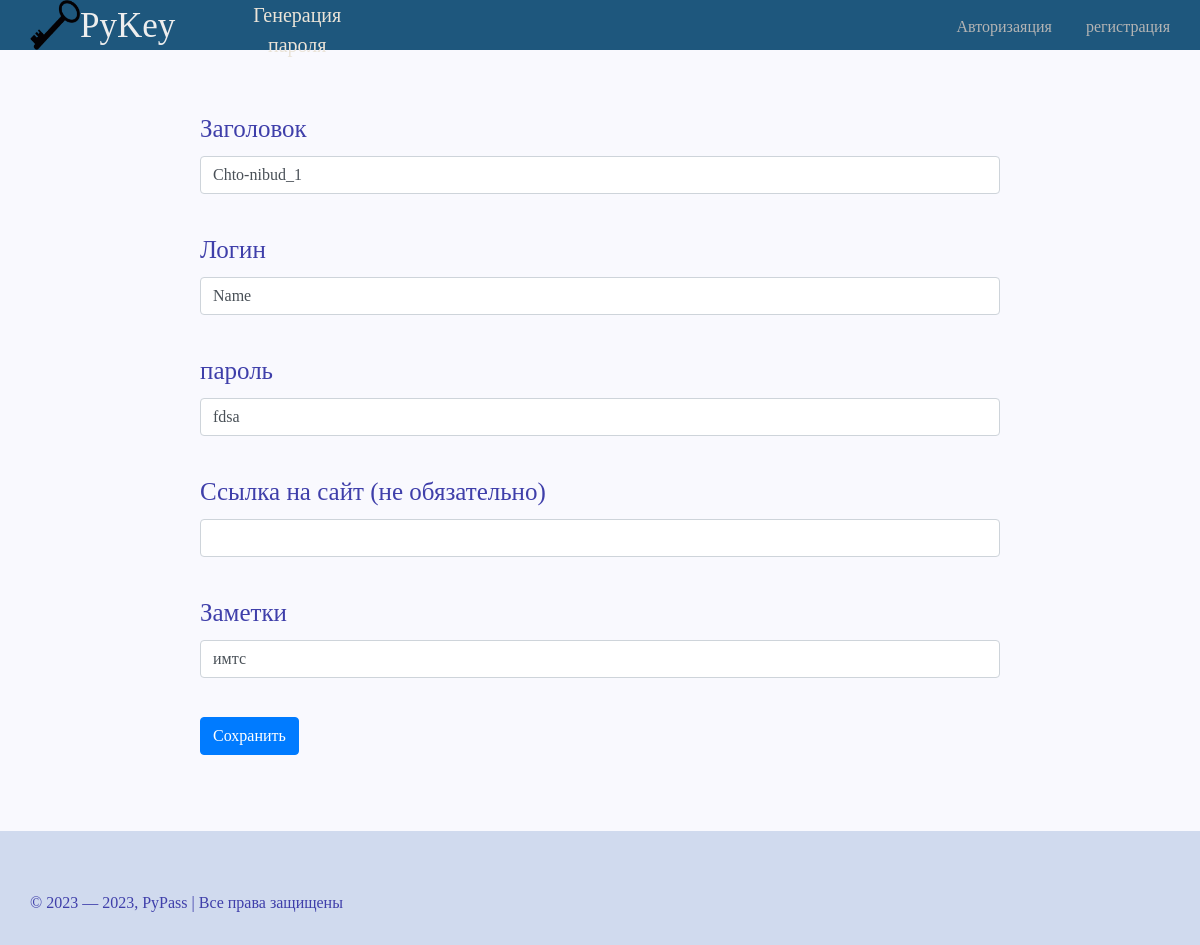
Page /change_info/6 on the committed database.
### data/passwords.py (models this page shows, shortened)
class Passwords(SqlAlchemyBase):
    __tablename__ = 'password'
    id = sqlalchemy.Column(sqlalchemy.Integer,
                           primary_key=True, autoincrement=True)
    user_id = sqlalchemy.Column(sqlalchemy.Integer,
                                sqlalchemy.ForeignKey("users.id"))
    title = sqlalchemy.Column(sqlalchemy.String)
    login = sqlalchemy.Column(sqlalchemy.String)
    password = sqlalchemy.Column(sqlalchemy.String)
    site = sqlalchemy.Column(sqlalchemy.String)
    note = sqlalchemy.Column(sqlalchemy.String, nullable=True)

### main.py (the view, shortened to what this page needs)
@app.route('/change_info/<int:id>', methods=['GET', 'POST'])
def change_info(id):
    error = ''
    form = AddInfo()
    db_sess = db_session.create_session()
    somedata = db_sess.query(Passwords).filter(Passwords.id == id).first()
    form.title.data = somedata.title
    form.login.data = somedata.login
    form.password.data = fernet.decrypt(somedata.password).decode()
    form.site.data = somedata.site
    form.note.data = somedata.note
    return render_template('adding.html', form=form, error=error)

### forms.py
class AddInfo(FlaskForm):
    title = StringField('Заголовок', validators=[DataRequired(), Length(max=30)])
    login = StringField('Логин', validators=[DataRequired(), Length(max=40)])
    password = StringField('пароль', validators=[DataRequired(), Length(max=40)])
    note = StringField('Заметки', validators=[SpaceRequired])
    site = StringField('Ссылка на сайт (не обязательно)', validators=[RealLinkRequired])
    submit = SubmitField('Сохранить')

### data/db_session.py (called while the page is built)
def create_session() -> Session:
    global __factory
    return __factory()

### templates/adding.html (shortened to what this page needs)
{% extends "base.html" %}
{% block content %}
    <form action="" method="post">
        {{ form.title.label }}
        {{ form.title(class="form-control") }}<br>
        {{ form.login.label }}
        {{ form.login(class="form-control") }}<br>
        {{ form.password.label }}
        {{ form.password(class="form-control") }}<br>
        {{ form.site.label }}
        {{ form.site(class="form-control") }}<br>
        {{ form.note.label }}
        {{ form.note(class="form-control") }}<br>
        <p>{{ form.submit(type="submit", class="btn btn-primary") }}</p>
    </form>
{% endblock %}

### static/css/mainstyle.css (style rules this page uses)
html { height: 100%; }
body { font-family: fantasy; margin: 0; padding: 0; color: #3F3FAA; display: flex; flex-direction: column; height: 100%; background-color: #F9F9FE; }

### rows in the picture
Passwords: title "Chto-nibud_1", login "Name", password "fdsa", note "имтс"
